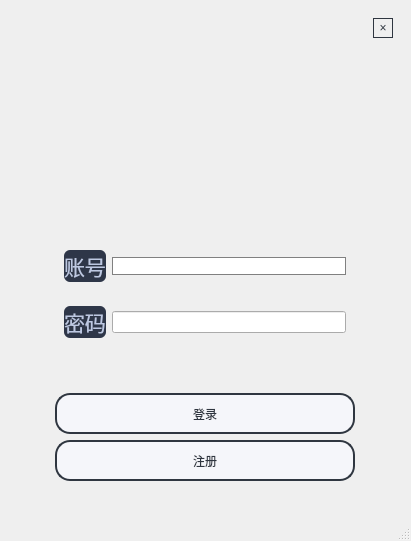
<?xml version="1.0" encoding="UTF-8"?>
<ui version="4.0">
 <class>MainWindow</class>
 <widget class="QMainWindow" name="MainWindow">
  <property name="geometry">
   <rect>
    <x>0</x>
    <y>0</y>
    <width>411</width>
    <height>541</height>
   </rect>
  </property>
  <property name="windowTitle">
   <string>景区导航V1.0</string>
  </property>
  <property name="windowIcon">
   <iconset resource="resource.qrc">
    <normaloff>:/ready/background/res/label.jpg</normaloff>:/ready/background/res/label.jpg</iconset>
  </property>
  <property name="autoFillBackground">
   <bool>false</bool>
  </property>
  <property name="styleSheet">
   <string notr="true"> #MainWindow{
border-image:url(:/ready/background/res/ready.jpg);
}</string>
  </property>
  <widget class="QWidget" name="centralwidget">
   <layout class="QVBoxLayout" name="verticalLayout">
    <item>
     <widget class="QWidget" name="widget_2" native="true">
      <layout class="QHBoxLayout" name="horizontalLayout_2">
       <item>
        <spacer name="horizontalSpacer_3">
         <property name="orientation">
          <enum>Qt::Horizontal</enum>
         </property>
         <property name="sizeHint" stdset="0">
          <size>
           <width>40</width>
           <height>20</height>
          </size>
         </property>
        </spacer>
       </item>
       <item>
        <widget class="QPushButton" name="cancelButton">
         <property name="minimumSize">
          <size>
           <width>20</width>
           <height>20</height>
          </size>
         </property>
         <property name="maximumSize">
          <size>
           <width>20</width>
           <height>20</height>
          </size>
         </property>
         <property name="styleSheet">
          <string notr="true">/**正常情况下样式**/
QPushButton{
	font:14pt &quot;微软雅黑&quot;;
    color: #2f3640;
    background-color: #f5f6fa;
    border-color: #2f3640;
    border-radius: 15px;
    border-style: solid;
    border-width: 1px;
    padding: 1px;
	background:transparent;
}

/**鼠标停留在按钮上的样式**/
QPushButton::hover{	
    color: #FFFFFF;
    background-color: #718093;
    border-color: #2f3640;
}

/**鼠标按压下去的样式**/
QPushButton::pressed,QPushButton::checked{
    color: #FFFFFF;
    background-color: qlineargradient(spread:pad, x1:0, y1:0, x2:0, y2:1, stop:0 #273c75, stop:1 #487eb0);
}

/**按钮失能情况下样式**/
QPushButton::disabled{
    color: #FFFFFF;
    background-color: #dcdde1;
    border-color: #dcdde1;
}</string>
         </property>
         <property name="text">
          <string>×</string>
         </property>
         <property name="flat">
          <bool>true</bool>
         </property>
        </widget>
       </item>
      </layout>
     </widget>
    </item>
    <item>
     <spacer name="verticalSpacer">
      <property name="orientation">
       <enum>Qt::Vertical</enum>
      </property>
      <property name="sizeHint" stdset="0">
       <size>
        <width>20</width>
        <height>40</height>
       </size>
      </property>
     </spacer>
    </item>
    <item>
     <widget class="QWidget" name="widget_3" native="true">
      <layout class="QGridLayout" name="gridLayout">
       <item row="1" column="1">
        <widget class="QWidget" name="widget_5" native="true">
         <layout class="QHBoxLayout" name="horizontalLayout_4">
          <item>
           <widget class="QLabel" name="label_2">
            <property name="font">
             <font>
              <family>Microsoft YaHei</family>
              <pointsize>16</pointsize>
             </font>
            </property>
            <property name="styleSheet">
             <string notr="true">QLabel {
    font-family: &quot;Microsoft YaHei&quot;;
    font-size: 16pt;
    color: #BDC8E2;
    background-color: #2E3648;
	border-radius: 6px;                                            
}
</string>
            </property>
            <property name="text">
             <string>密码</string>
            </property>
           </widget>
          </item>
          <item>
           <widget class="QLineEdit" name="line2"/>
          </item>
         </layout>
        </widget>
       </item>
       <item row="3" column="1">
        <widget class="QPushButton" name="loadButton">
         <property name="enabled">
          <bool>true</bool>
         </property>
         <property name="minimumSize">
          <size>
           <width>300</width>
           <height>41</height>
          </size>
         </property>
         <property name="styleSheet">
          <string notr="true">/**正常情况下样式**/
QPushButton{
	font: 10pt &quot;微软雅黑&quot;;
    color: #2f3640;
    background-color: #f5f6fa;
    border-color: #2f3640;
    border-radius: 15px;
    border-style: solid;
    border-width: 2px;
    padding: 5px;
}

/**鼠标停留在按钮上的样式**/
QPushButton::hover{	
    color: #FFFFFF;
    background-color: #718093;
    border-color: #2f3640;
}

/**鼠标按压下去的样式**/
QPushButton::pressed,QPushButton::checked{
    color: #FFFFFF;
    background-color: qlineargradient(spread:pad, x1:0, y1:0, x2:0, y2:1, stop:0 #273c75, stop:1 #487eb0);
}

/**按钮失能情况下样式**/
QPushButton::disabled{
    color: #FFFFFF;
    background-color: #dcdde1;
    border-color: #dcdde1;
}
</string>
         </property>
         <property name="text">
          <string>登录</string>
         </property>
        </widget>
       </item>
       <item row="0" column="2">
        <spacer name="horizontalSpacer_2">
         <property name="orientation">
          <enum>Qt::Horizontal</enum>
         </property>
         <property name="sizeHint" stdset="0">
          <size>
           <width>40</width>
           <height>20</height>
          </size>
         </property>
        </spacer>
       </item>
       <item row="4" column="1">
        <widget class="QPushButton" name="registerButton">
         <property name="minimumSize">
          <size>
           <width>300</width>
           <height>41</height>
          </size>
         </property>
         <property name="styleSheet">
          <string notr="true">/**正常情况下样式**/
QPushButton{
	font: 10pt &quot;微软雅黑&quot;;
    color: #2f3640;
    background-color: #f5f6fa;
    border-color: #2f3640;
    border-radius: 15px;
    border-style: solid;
    border-width: 2px;
    padding: 5px;
}

/**鼠标停留在按钮上的样式**/
QPushButton::hover{	
    color: #FFFFFF;
    background-color: #718093;
    border-color: #2f3640;
}

/**鼠标按压下去的样式**/
QPushButton::pressed,QPushButton::checked{
    color: #FFFFFF;
    background-color: qlineargradient(spread:pad, x1:0, y1:0, x2:0, y2:1, stop:0 #273c75, stop:1 #487eb0);
}

/**按钮失能情况下样式**/
QPushButton::disabled{
    color: #FFFFFF;
    background-color: #dcdde1;
    border-color: #dcdde1;
}
</string>
         </property>
         <property name="text">
          <string>注册</string>
         </property>
        </widget>
       </item>
       <item row="0" column="0">
        <spacer name="horizontalSpacer">
         <property name="orientation">
          <enum>Qt::Horizontal</enum>
         </property>
         <property name="sizeHint" stdset="0">
          <size>
           <width>40</width>
           <height>20</height>
          </size>
         </property>
        </spacer>
       </item>
       <item row="0" column="1">
        <widget class="QWidget" name="widget_4" native="true">
         <layout class="QHBoxLayout" name="horizontalLayout_3">
          <item>
           <widget class="QLabel" name="label">
            <property name="font">
             <font>
              <family>Microsoft YaHei</family>
              <pointsize>16</pointsize>
             </font>
            </property>
            <property name="styleSheet">
             <string notr="true">QLabel {
    font-family: &quot;Microsoft YaHei&quot;;
    font-size: 16pt;
    color: #BDC8E2;
    background-color: #2E3648;
	border-radius: 6px;                                            
}
</string>
            </property>
            <property name="text">
             <string>账号</string>
            </property>
           </widget>
          </item>
          <item>
           <widget class="QLineEdit" name="line1">
            <property name="styleSheet">
             <string notr="true">QLineEdit
{
border: 1px solid gray;//边框
border-radius: 4px;//边框圆角
padding: 0 8px;//内容与边框距离
background: white;//背景颜色
selection-background-color: darkgray;//所选内容的背景颜色
}
</string>
            </property>
           </widget>
          </item>
         </layout>
        </widget>
       </item>
       <item row="2" column="1">
        <spacer name="verticalSpacer_2">
         <property name="orientation">
          <enum>Qt::Vertical</enum>
         </property>
         <property name="sizeHint" stdset="0">
          <size>
           <width>20</width>
           <height>40</height>
          </size>
         </property>
        </spacer>
       </item>
      </layout>
     </widget>
    </item>
    <item>
     <widget class="QLabel" name="Mylabel">
      <property name="text">
       <string/>
      </property>
      <property name="alignment">
       <set>Qt::AlignCenter</set>
      </property>
     </widget>
    </item>
   </layout>
  </widget>
  <widget class="QStatusBar" name="statusbar"/>
 </widget>
 <resources>
  <include location="resource.qrc"/>
 </resources>
 <connections/>
</ui>
